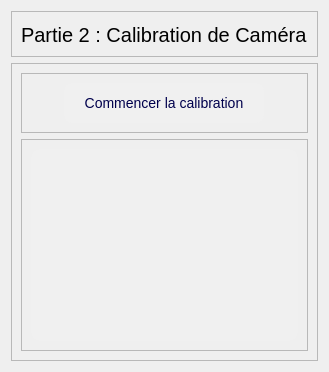
            <widget class="QWidget" name="partie2_page">
             <layout class="QVBoxLayout" name="verticalLayout_9">
              <item alignment="Qt::AlignHCenter|Qt::AlignTop">
               <widget class="QFrame" name="frame_8">
                <property name="sizePolicy">
                 <sizepolicy hsizetype="Expanding" vsizetype="Fixed">
                  <horstretch>0</horstretch>
                  <verstretch>0</verstretch>
                 </sizepolicy>
                </property>
                <property name="minimumSize">
                 <size>
                  <width>0</width>
                  <height>40</height>
                 </size>
                </property>
                <property name="frameShape">
                 <enum>QFrame::StyledPanel</enum>
                </property>
                <property name="frameShadow">
                 <enum>QFrame::Raised</enum>
                </property>
                <layout class="QHBoxLayout" name="horizontalLayout_4">
                 <property name="topMargin">
                  <number>11</number>
                 </property>
                 <item alignment="Qt::AlignHCenter">
                  <widget class="QLabel" name="label_4">
                   <property name="sizePolicy">
                    <sizepolicy hsizetype="Expanding" vsizetype="Fixed">
                     <horstretch>0</horstretch>
                     <verstretch>0</verstretch>
                    </sizepolicy>
                   </property>
                   <property name="font">
                    <font>
                     <pointsize>15</pointsize>
                     <weight>50</weight>
                     <bold>false</bold>
                    </font>
                   </property>
                   <property name="text">
                    <string>Partie 2 : Calibration de Caméra</string>
                   </property>
                  </widget>
                 </item>
                </layout>
               </widget>
              </item>
              <item>
               <widget class="QFrame" name="frame_9">
                <property name="sizePolicy">
                 <sizepolicy hsizetype="Expanding" vsizetype="Expanding">
                  <horstretch>0</horstretch>
                  <verstretch>0</verstretch>
                 </sizepolicy>
                </property>
                <property name="frameShape">
                 <enum>QFrame::StyledPanel</enum>
                </property>
                <property name="frameShadow">
                 <enum>QFrame::Raised</enum>
                </property>
                <layout class="QVBoxLayout" name="verticalLayout_18">
                 <item>
                  <widget class="QFrame" name="frame_21">
                   <property name="sizePolicy">
                    <sizepolicy hsizetype="Expanding" vsizetype="Fixed">
                     <horstretch>0</horstretch>
                     <verstretch>0</verstretch>
                    </sizepolicy>
                   </property>
                   <property name="styleSheet">
                    <string notr="true">QPushButton{
	color: rgb(0, 0, 76);
	background-color: rgb(240, 240, 240);
	padding : 5px;
	padding-right : 20px;
	padding-left : 20px;
	border-radius : 8px;
	font-size : 14px;
}</string>
                   </property>
                   <property name="frameShape">
                    <enum>QFrame::StyledPanel</enum>
                   </property>
                   <property name="frameShadow">
                    <enum>QFrame::Raised</enum>
                   </property>
                   <layout class="QHBoxLayout" name="horizontalLayout_10">
                    <item>
                     <widget class="QPushButton" name="pushButton_10">
                      <property name="minimumSize">
                       <size>
                        <width>0</width>
                        <height>40</height>
                       </size>
                      </property>
                      <property name="maximumSize">
                       <size>
                        <width>200</width>
                        <height>40</height>
                       </size>
                      </property>
                      <property name="text">
                       <string>Commencer la calibration</string>
                      </property>
                     </widget>
                    </item>
                   </layout>
                  </widget>
                 </item>
                 <item>
                  <widget class="QFrame" name="frame_22">
                   <property name="sizePolicy">
                    <sizepolicy hsizetype="Expanding" vsizetype="Expanding">
                     <horstretch>0</horstretch>
                     <verstretch>0</verstretch>
                    </sizepolicy>
                   </property>
                   <property name="minimumSize">
                    <size>
                     <width>0</width>
                     <height>0</height>
                    </size>
                   </property>
                   <property name="maximumSize">
                    <size>
                     <width>16777215</width>
                     <height>300</height>
                    </size>
                   </property>
                   <property name="frameShape">
                    <enum>QFrame::StyledPanel</enum>
                   </property>
                   <property name="frameShadow">
                    <enum>QFrame::Raised</enum>
                   </property>
                   <layout class="QVBoxLayout" name="verticalLayout_19">
                    <item>
                     <widget class="QTextEdit" name="textEdit">
                      <property name="minimumSize">
                       <size>
                        <width>0</width>
                        <height>0</height>
                       </size>
                      </property>
                      <property name="maximumSize">
                       <size>
                        <width>16777215</width>
                        <height>500</height>
                       </size>
                      </property>
                      <property name="styleSheet">
                       <string notr="true">QTextEdit{
	background-color: rgb(240, 240, 240);
	border-radius:10px
}</string>
                      </property>
                     </widget>
                    </item>
                   </layout>
                  </widget>
                 </item>
                </layout>
               </widget>
              </item>
             </layout>
            </widget>
